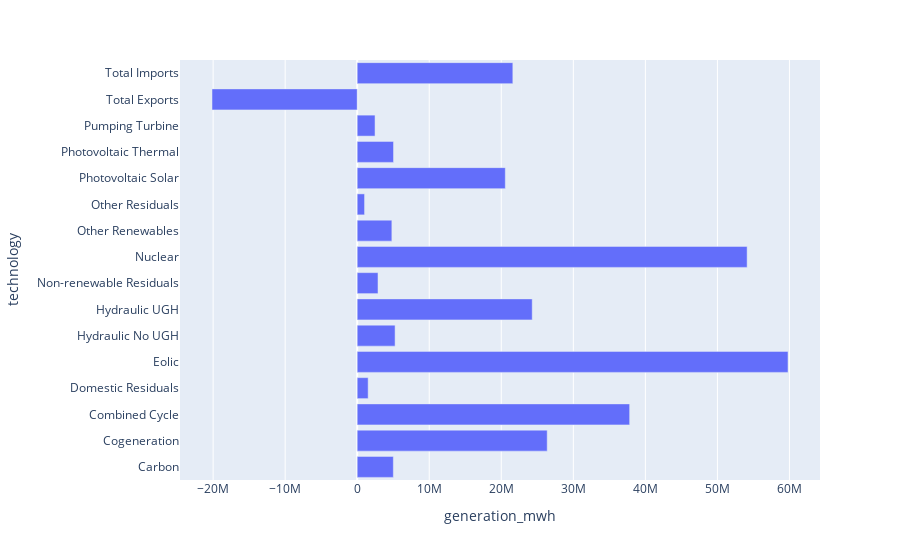

Write notebook code for a chart like this one.
### Markdown cell above
### Dummy solution

### Code cell
import plotly.express as px

px.bar(data_frame=dff, y='technology', x='generation_mwh')

### Figure 1 — Plotly figure (JSON) as saved in the notebook; plotly's stock layout.template omitted (floating-point values rounded to 4 significant figures)
{"data": [{"alignmentgroup": "True", "hovertemplate": "generation_mwh=%{x}<br>technology=%{y}<extra></extra>", "legendgroup": "", "marker": {"color": "#636efa", "pattern": {"shape": ""}}, "name": "", "offsetgroup": "", "orientation": "h", "showlegend": false, "textposition": "auto", "type": "bar", "x": [5017000.0, 26370000.0, 37820000.0, 1519000.0, 59800000.0, 5259688, 24290000.0, 2885000.0, 54120000.0, 4811000.0, 1020000.0, 20560000.0, 5042000.0, 2476000.0, -20160000.0, 21604101], "xaxis": "x", "y": ["Carbon", "Cogeneration", "Combined Cycle", "Domestic Residuals", "Eolic", "Hydraulic No UGH", "Hydraulic UGH", "Non-renewable Residuals", "Nuclear", "Other Renewables", "Other Residuals", "Photovoltaic Solar", "Photovoltaic Thermal", "Pumping Turbine", "Total Exports", "Total Imports"], "yaxis": "y"}], "layout": {"autosize": true, "barmode": "relative", "legend": {"tracegroupgap": 0}, "margin": {"t": 60}, "xaxis": {"anchor": "y", "autorange": true, "domain": [0, 1], "range": [-24600000.0, 64240000.0], "title": {"text": "generation_mwh"}, "type": "linear"}, "yaxis": {"anchor": "x", "autorange": true, "domain": [0, 1], "range": [-0.5, 15.5], "title": {"text": "technology"}, "type": "category"}}}
